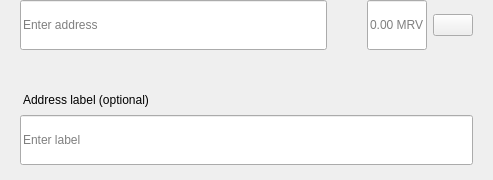
<?xml version="1.0" encoding="UTF-8"?>
<ui version="4.0">
 <class>SendMultiRow</class>
 <widget class="QWidget" name="SendMultiRow">
  <property name="geometry">
   <rect>
    <x>0</x>
    <y>0</y>
    <width>493</width>
    <height>180</height>
   </rect>
  </property>
  <property name="minimumSize">
   <size>
    <width>0</width>
    <height>0</height>
   </size>
  </property>
  <property name="maximumSize">
   <size>
    <width>16777215</width>
    <height>16777215</height>
   </size>
  </property>
  <property name="windowTitle">
   <string>Form</string>
  </property>
  <layout class="QVBoxLayout" name="verticalLayout_3">
   <property name="spacing">
    <number>0</number>
   </property>
   <property name="leftMargin">
    <number>0</number>
   </property>
   <property name="topMargin">
    <number>0</number>
   </property>
   <property name="rightMargin">
    <number>20</number>
   </property>
   <property name="bottomMargin">
    <number>5</number>
   </property>
   <item alignment="Qt::AlignTop">
    <widget class="QWidget" name="widget" native="true">
     <property name="sizePolicy">
      <sizepolicy hsizetype="Expanding" vsizetype="Maximum">
       <horstretch>0</horstretch>
       <verstretch>0</verstretch>
      </sizepolicy>
     </property>
     <property name="minimumSize">
      <size>
       <width>0</width>
       <height>60</height>
      </size>
     </property>
     <property name="maximumSize">
      <size>
       <width>16777215</width>
       <height>85</height>
      </size>
     </property>
     <layout class="QHBoxLayout" name="horizontalLayout" stretch="6,0,2">
      <property name="spacing">
       <number>0</number>
      </property>
      <property name="leftMargin">
       <number>8</number>
      </property>
      <property name="topMargin">
       <number>0</number>
      </property>
      <property name="rightMargin">
       <number>0</number>
      </property>
      <property name="bottomMargin">
       <number>0</number>
      </property>
      <item alignment="Qt::AlignTop">
       <widget class="QStackedWidget" name="stackedAddress">
        <property name="minimumSize">
         <size>
          <width>0</width>
          <height>50</height>
         </size>
        </property>
        <property name="maximumSize">
         <size>
          <width>16777215</width>
          <height>50</height>
         </size>
        </property>
        <widget class="QWidget" name="page_4">
         <property name="sizePolicy">
          <sizepolicy hsizetype="Expanding" vsizetype="Preferred">
           <horstretch>0</horstretch>
           <verstretch>0</verstretch>
          </sizepolicy>
         </property>
         <property name="minimumSize">
          <size>
           <width>0</width>
           <height>50</height>
          </size>
         </property>
         <property name="maximumSize">
          <size>
           <width>16777215</width>
           <height>55</height>
          </size>
         </property>
         <layout class="QVBoxLayout" name="verticalLayout_7">
          <property name="spacing">
           <number>0</number>
          </property>
          <property name="leftMargin">
           <number>12</number>
          </property>
          <property name="topMargin">
           <number>0</number>
          </property>
          <property name="rightMargin">
           <number>0</number>
          </property>
          <property name="bottomMargin">
           <number>0</number>
          </property>
          <item>
           <widget class="QLineEdit" name="lineEditAddress">
            <property name="minimumSize">
             <size>
              <width>0</width>
              <height>50</height>
             </size>
            </property>
            <property name="maximumSize">
             <size>
              <width>16777215</width>
              <height>50</height>
             </size>
            </property>
            <property name="placeholderText">
             <string>Enter address</string>
            </property>
           </widget>
          </item>
         </layout>
        </widget>
        <widget class="QWidget" name="page_3"/>
       </widget>
      </item>
      <item>
       <spacer name="horizontalSpacer_3">
        <property name="orientation">
         <enum>Qt::Horizontal</enum>
        </property>
        <property name="sizeType">
         <enum>QSizePolicy::Fixed</enum>
        </property>
        <property name="sizeHint" stdset="0">
         <size>
          <width>40</width>
          <height>20</height>
         </size>
        </property>
       </spacer>
      </item>
      <item>
       <layout class="QHBoxLayout" name="horizontalLayout_2">
        <property name="spacing">
         <number>6</number>
        </property>
        <item alignment="Qt::AlignTop">
         <widget class="QLineEdit" name="lineEditAmount">
          <property name="sizePolicy">
           <sizepolicy hsizetype="Expanding" vsizetype="Preferred">
            <horstretch>0</horstretch>
            <verstretch>0</verstretch>
           </sizepolicy>
          </property>
          <property name="minimumSize">
           <size>
            <width>0</width>
            <height>50</height>
           </size>
          </property>
          <property name="maximumSize">
           <size>
            <width>16777215</width>
            <height>50</height>
           </size>
          </property>
          <property name="maxLength">
           <number>17</number>
          </property>
          <property name="alignment">
           <set>Qt::AlignLeading|Qt::AlignLeft|Qt::AlignVCenter</set>
          </property>
          <property name="placeholderText">
           <string notr="true">0.00 MRV</string>
          </property>
         </widget>
        </item>
        <item>
         <layout class="QVBoxLayout" name="verticalLayout">
          <property name="topMargin">
           <number>14</number>
          </property>
          <property name="bottomMargin">
           <number>0</number>
          </property>
          <item alignment="Qt::AlignTop">
           <widget class="QPushButton" name="btnMenu">
            <property name="minimumSize">
             <size>
              <width>0</width>
              <height>0</height>
             </size>
            </property>
            <property name="maximumSize">
             <size>
              <width>16777215</width>
              <height>16777215</height>
             </size>
            </property>
            <property name="focusPolicy">
             <enum>Qt::NoFocus</enum>
            </property>
            <property name="text">
             <string/>
            </property>
           </widget>
          </item>
         </layout>
        </item>
       </layout>
      </item>
     </layout>
    </widget>
   </item>
   <item>
    <widget class="QWidget" name="layoutLabel" native="true">
     <property name="minimumSize">
      <size>
       <width>0</width>
       <height>0</height>
      </size>
     </property>
     <property name="maximumSize">
      <size>
       <width>16777215</width>
       <height>16777215</height>
      </size>
     </property>
     <layout class="QVBoxLayout" name="verticalLayout_9">
      <property name="spacing">
       <number>6</number>
      </property>
      <property name="leftMargin">
       <number>20</number>
      </property>
      <property name="topMargin">
       <number>0</number>
      </property>
      <property name="rightMargin">
       <number>0</number>
      </property>
      <property name="bottomMargin">
       <number>10</number>
      </property>
      <item>
       <spacer name="verticalSpacer">
        <property name="orientation">
         <enum>Qt::Vertical</enum>
        </property>
        <property name="sizeType">
         <enum>QSizePolicy::Fixed</enum>
        </property>
        <property name="sizeHint" stdset="0">
         <size>
          <width>20</width>
          <height>20</height>
         </size>
        </property>
       </spacer>
      </item>
      <item>
       <widget class="QLabel" name="labelSubtitleDescription">
        <property name="styleSheet">
         <string notr="true">margin-bottom:2px;
margin-left:0.05px;
padding:0px;</string>
        </property>
        <property name="text">
         <string>Address label (optional)</string>
        </property>
       </widget>
      </item>
      <item>
       <widget class="QLineEdit" name="lineEditDescription">
        <property name="minimumSize">
         <size>
          <width>0</width>
          <height>50</height>
         </size>
        </property>
        <property name="maximumSize">
         <size>
          <width>16777215</width>
          <height>50</height>
         </size>
        </property>
        <property name="placeholderText">
         <string>Enter label</string>
        </property>
       </widget>
      </item>
     </layout>
    </widget>
   </item>
  </layout>
 </widget>
 <resources/>
 <connections/>
</ui>
